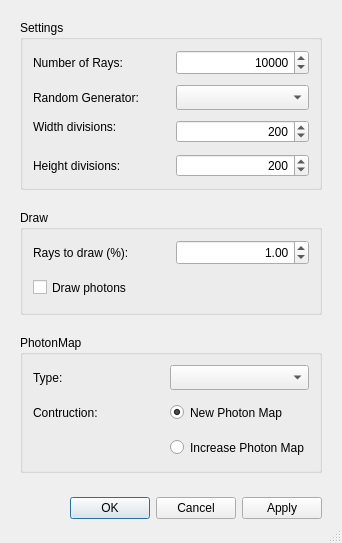
<?xml version="1.0" encoding="UTF-8"?>
<ui version="4.0">
 <class>RayTraceDialog</class>
 <widget class="QDialog" name="RayTraceDialog">
  <property name="geometry">
   <rect>
    <x>0</x>
    <y>0</y>
    <width>342</width>
    <height>543</height>
   </rect>
  </property>
  <property name="windowTitle">
   <string>Options</string>
  </property>
  <property name="sizeGripEnabled">
   <bool>true</bool>
  </property>
  <layout class="QVBoxLayout" name="verticalLayout">
   <property name="spacing">
    <number>20</number>
   </property>
   <property name="margin">
    <number>20</number>
   </property>
   <item>
    <widget class="QGroupBox" name="settingsGroup">
     <property name="title">
      <string>Settings</string>
     </property>
     <layout class="QGridLayout" name="gridLayout">
      <property name="margin">
       <number>10</number>
      </property>
      <property name="spacing">
       <number>10</number>
      </property>
      <item row="0" column="0">
       <widget class="QLabel" name="numberRaysLabel">
        <property name="minimumSize">
         <size>
          <width>0</width>
          <height>25</height>
         </size>
        </property>
        <property name="text">
         <string>Number of Rays:</string>
        </property>
       </widget>
      </item>
      <item row="0" column="1">
       <widget class="QSpinBox" name="raysSpinBox">
        <property name="minimumSize">
         <size>
          <width>0</width>
          <height>25</height>
         </size>
        </property>
        <property name="layoutDirection">
         <enum>Qt::LeftToRight</enum>
        </property>
        <property name="alignment">
         <set>Qt::AlignRight|Qt::AlignTrailing|Qt::AlignVCenter</set>
        </property>
        <property name="minimum">
         <number>1</number>
        </property>
        <property name="maximum">
         <number>999999999</number>
        </property>
        <property name="singleStep">
         <number>10000</number>
        </property>
        <property name="value">
         <number>10000</number>
        </property>
       </widget>
      </item>
      <item row="1" column="0">
       <widget class="QLabel" name="randomLabel">
        <property name="minimumSize">
         <size>
          <width>0</width>
          <height>25</height>
         </size>
        </property>
        <property name="text">
         <string>Random Generator:</string>
        </property>
       </widget>
      </item>
      <item row="1" column="1">
       <widget class="QComboBox" name="randomCombo">
        <property name="minimumSize">
         <size>
          <width>0</width>
          <height>25</height>
         </size>
        </property>
        <property name="sizeAdjustPolicy">
         <enum>QComboBox::AdjustToContentsOnFirstShow</enum>
        </property>
       </widget>
      </item>
      <item row="2" column="1" rowspan="2">
       <widget class="QSpinBox" name="widthDivisionsSpinBox">
        <property name="alignment">
         <set>Qt::AlignRight|Qt::AlignTrailing|Qt::AlignVCenter</set>
        </property>
        <property name="minimum">
         <number>1</number>
        </property>
        <property name="maximum">
         <number>5000</number>
        </property>
        <property name="singleStep">
         <number>50</number>
        </property>
        <property name="value">
         <number>200</number>
        </property>
       </widget>
      </item>
      <item row="4" column="1">
       <widget class="QSpinBox" name="heightDivisionsSpinBox">
        <property name="alignment">
         <set>Qt::AlignRight|Qt::AlignTrailing|Qt::AlignVCenter</set>
        </property>
        <property name="minimum">
         <number>1</number>
        </property>
        <property name="maximum">
         <number>5000</number>
        </property>
        <property name="singleStep">
         <number>50</number>
        </property>
        <property name="value">
         <number>200</number>
        </property>
       </widget>
      </item>
      <item row="4" column="0">
       <widget class="QLabel" name="heightdivisionsQLabel">
        <property name="text">
         <string>Height divisions:</string>
        </property>
       </widget>
      </item>
      <item row="2" column="0">
       <widget class="QLabel" name="widthdivisionsQLabel">
        <property name="text">
         <string>Width divisions:</string>
        </property>
       </widget>
      </item>
     </layout>
    </widget>
   </item>
   <item>
    <widget class="QGroupBox" name="drawBox">
     <property name="title">
      <string>Draw</string>
     </property>
     <layout class="QGridLayout" name="gridLayout_2">
      <property name="margin">
       <number>10</number>
      </property>
      <property name="spacing">
       <number>10</number>
      </property>
      <item row="0" column="0">
       <widget class="QLabel" name="drawFractionLabel">
        <property name="minimumSize">
         <size>
          <width>0</width>
          <height>25</height>
         </size>
        </property>
        <property name="text">
         <string>Rays to draw (%):</string>
        </property>
       </widget>
      </item>
      <item row="0" column="1">
       <widget class="QDoubleSpinBox" name="drawSpin">
        <property name="minimumSize">
         <size>
          <width>0</width>
          <height>25</height>
         </size>
        </property>
        <property name="alignment">
         <set>Qt::AlignRight|Qt::AlignTrailing|Qt::AlignVCenter</set>
        </property>
        <property name="maximum">
         <double>100.000000000000000</double>
        </property>
        <property name="singleStep">
         <double>5.000000000000000</double>
        </property>
        <property name="value">
         <double>1.000000000000000</double>
        </property>
       </widget>
      </item>
      <item row="1" column="0">
       <widget class="QCheckBox" name="photonsCheck">
        <property name="minimumSize">
         <size>
          <width>0</width>
          <height>25</height>
         </size>
        </property>
        <property name="text">
         <string>Draw photons</string>
        </property>
       </widget>
      </item>
     </layout>
    </widget>
   </item>
   <item>
    <widget class="QGroupBox" name="photonmapGroup">
     <property name="title">
      <string>PhotonMap</string>
     </property>
     <layout class="QGridLayout" name="gridLayout_3">
      <property name="margin">
       <number>10</number>
      </property>
      <property name="spacing">
       <number>10</number>
      </property>
      <item row="0" column="0">
       <widget class="QLabel" name="photonmapTypeLabel">
        <property name="minimumSize">
         <size>
          <width>0</width>
          <height>25</height>
         </size>
        </property>
        <property name="text">
         <string>Type:</string>
        </property>
       </widget>
      </item>
      <item row="0" column="1">
       <widget class="QComboBox" name="photonmapTypeCombo">
        <property name="minimumSize">
         <size>
          <width>0</width>
          <height>25</height>
         </size>
        </property>
        <property name="layoutDirection">
         <enum>Qt::LeftToRight</enum>
        </property>
       </widget>
      </item>
      <item row="1" column="0">
       <widget class="QLabel" name="constructionLabel">
        <property name="minimumSize">
         <size>
          <width>0</width>
          <height>25</height>
         </size>
        </property>
        <property name="text">
         <string>Contruction:</string>
        </property>
       </widget>
      </item>
      <item row="1" column="1">
       <widget class="QRadioButton" name="newMapRadio">
        <property name="minimumSize">
         <size>
          <width>0</width>
          <height>25</height>
         </size>
        </property>
        <property name="text">
         <string>New Photon Map</string>
        </property>
        <property name="checked">
         <bool>true</bool>
        </property>
       </widget>
      </item>
      <item row="2" column="1">
       <widget class="QRadioButton" name="increaseMapRadio">
        <property name="minimumSize">
         <size>
          <width>0</width>
          <height>25</height>
         </size>
        </property>
        <property name="text">
         <string>Increase Photon Map</string>
        </property>
       </widget>
      </item>
     </layout>
    </widget>
   </item>
   <item>
    <widget class="QDialogButtonBox" name="buttonBox">
     <property name="minimumSize">
      <size>
       <width>0</width>
       <height>30</height>
      </size>
     </property>
     <property name="standardButtons">
      <set>QDialogButtonBox::Apply|QDialogButtonBox::Cancel|QDialogButtonBox::Ok</set>
     </property>
    </widget>
   </item>
  </layout>
 </widget>
 <tabstops>
  <tabstop>raysSpinBox</tabstop>
  <tabstop>randomCombo</tabstop>
  <tabstop>drawSpin</tabstop>
  <tabstop>photonsCheck</tabstop>
  <tabstop>photonmapTypeCombo</tabstop>
  <tabstop>newMapRadio</tabstop>
  <tabstop>increaseMapRadio</tabstop>
  <tabstop>buttonBox</tabstop>
 </tabstops>
 <resources/>
 <connections>
  <connection>
   <sender>buttonBox</sender>
   <signal>accepted()</signal>
   <receiver>RayTraceDialog</receiver>
   <slot>accept()</slot>
   <hints>
    <hint type="sourcelabel">
     <x>143</x>
     <y>322</y>
    </hint>
    <hint type="destinationlabel">
     <x>179</x>
     <y>175</y>
    </hint>
   </hints>
  </connection>
  <connection>
   <sender>buttonBox</sender>
   <signal>rejected()</signal>
   <receiver>RayTraceDialog</receiver>
   <slot>reject()</slot>
   <hints>
    <hint type="sourcelabel">
     <x>143</x>
     <y>322</y>
    </hint>
    <hint type="destinationlabel">
     <x>179</x>
     <y>175</y>
    </hint>
   </hints>
  </connection>
 </connections>
</ui>
